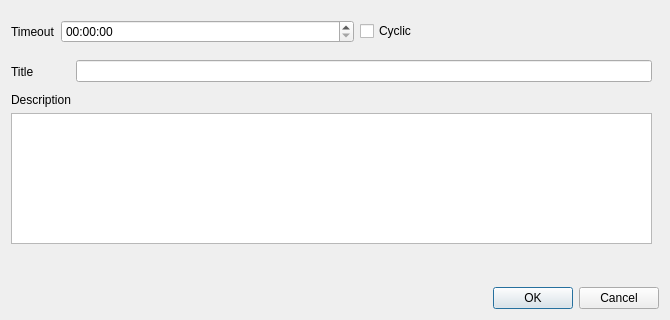
<?xml version="1.0" encoding="UTF-8"?>
<ui version="4.0">
 <class>CreateReminderDialog</class>
 <widget class="QDialog" name="CreateReminderDialog">
  <property name="geometry">
   <rect>
    <x>0</x>
    <y>0</y>
    <width>670</width>
    <height>320</height>
   </rect>
  </property>
  <property name="minimumSize">
   <size>
    <width>670</width>
    <height>320</height>
   </size>
  </property>
  <property name="maximumSize">
   <size>
    <width>670</width>
    <height>320</height>
   </size>
  </property>
  <property name="windowTitle">
   <string>Dialog</string>
  </property>
  <layout class="QVBoxLayout" name="verticalLayout_2">
   <item>
    <widget class="QWidget" name="widget" native="true">
     <widget class="QWidget" name="horizontalLayoutWidget">
      <property name="geometry">
       <rect>
        <x>0</x>
        <y>0</y>
        <width>641</width>
        <height>41</height>
       </rect>
      </property>
      <layout class="QHBoxLayout" name="horizontalLayout">
       <item>
        <widget class="QLabel" name="label">
         <property name="sizePolicy">
          <sizepolicy hsizetype="Fixed" vsizetype="Preferred">
           <horstretch>0</horstretch>
           <verstretch>0</verstretch>
          </sizepolicy>
         </property>
         <property name="text">
          <string>Timeout</string>
         </property>
        </widget>
       </item>
       <item>
        <widget class="QTimeEdit" name="timeEdit">
         <property name="displayFormat">
          <string>HH:mm:ss</string>
         </property>
        </widget>
       </item>
       <item>
        <widget class="QCheckBox" name="checkBox">
         <property name="layoutDirection">
          <enum>Qt::LeftToRight</enum>
         </property>
         <property name="text">
          <string>Cyclic</string>
         </property>
        </widget>
       </item>
      </layout>
     </widget>
     <widget class="QWidget" name="horizontalLayoutWidget_2">
      <property name="geometry">
       <rect>
        <x>0</x>
        <y>40</y>
        <width>641</width>
        <height>41</height>
       </rect>
      </property>
      <layout class="QHBoxLayout" name="horizontalLayout_2">
       <item>
        <widget class="QLabel" name="label_2">
         <property name="sizePolicy">
          <sizepolicy hsizetype="Preferred" vsizetype="Preferred">
           <horstretch>0</horstretch>
           <verstretch>0</verstretch>
          </sizepolicy>
         </property>
         <property name="frameShape">
          <enum>QFrame::NoFrame</enum>
         </property>
         <property name="text">
          <string>Title</string>
         </property>
         <property name="margin">
          <number>0</number>
         </property>
         <property name="indent">
          <number>-1</number>
         </property>
        </widget>
       </item>
       <item>
        <widget class="QLineEdit" name="lineEdit">
         <property name="sizePolicy">
          <sizepolicy hsizetype="Expanding" vsizetype="Fixed">
           <horstretch>0</horstretch>
           <verstretch>0</verstretch>
          </sizepolicy>
         </property>
         <property name="maximumSize">
          <size>
           <width>576</width>
           <height>16777215</height>
          </size>
         </property>
        </widget>
       </item>
      </layout>
     </widget>
     <widget class="QWidget" name="verticalLayoutWidget_2">
      <property name="geometry">
       <rect>
        <x>0</x>
        <y>82</y>
        <width>641</width>
        <height>151</height>
       </rect>
      </property>
      <layout class="QVBoxLayout" name="verticalLayout_3">
       <item>
        <widget class="QLabel" name="label_3">
         <property name="enabled">
          <bool>true</bool>
         </property>
         <property name="sizePolicy">
          <sizepolicy hsizetype="Preferred" vsizetype="Preferred">
           <horstretch>0</horstretch>
           <verstretch>0</verstretch>
          </sizepolicy>
         </property>
         <property name="text">
          <string>Description</string>
         </property>
        </widget>
       </item>
       <item>
        <widget class="QTextEdit" name="textEdit"/>
       </item>
      </layout>
     </widget>
    </widget>
   </item>
   <item>
    <widget class="QDialogButtonBox" name="buttonBox">
     <property name="standardButtons">
      <set>QDialogButtonBox::Cancel|QDialogButtonBox::Ok</set>
     </property>
    </widget>
   </item>
  </layout>
 </widget>
 <resources/>
 <connections/>
</ui>
